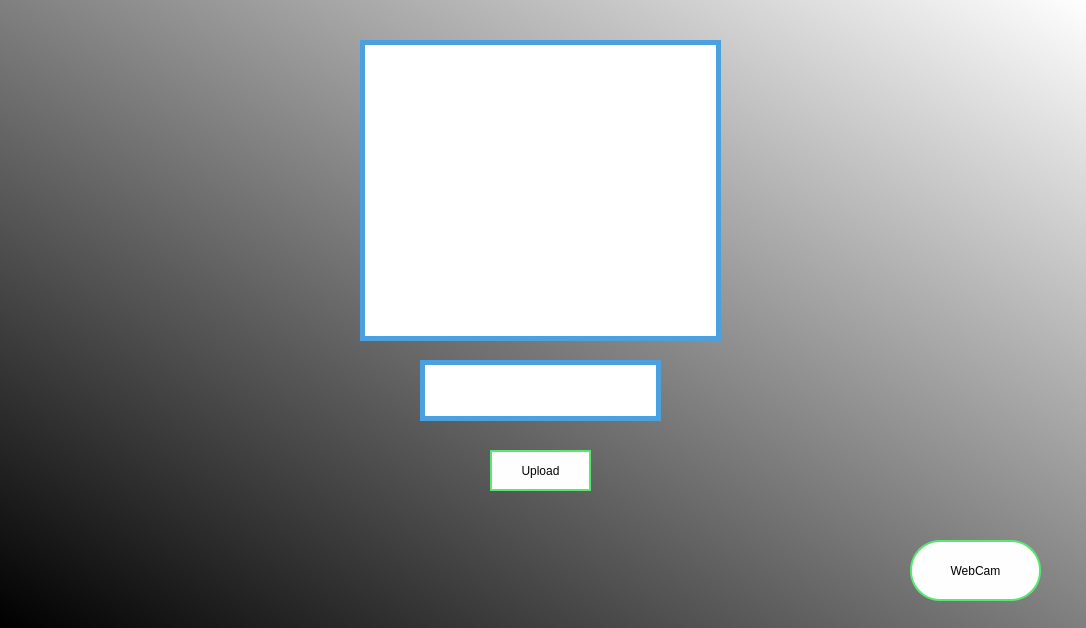
<?xml version="1.0" encoding="UTF-8"?>
<ui version="4.0">
 <class>MainWindow</class>
 <widget class="QMainWindow" name="MainWindow">
  <property name="geometry">
   <rect>
    <x>0</x>
    <y>0</y>
    <width>1086</width>
    <height>628</height>
   </rect>
  </property>
  <property name="windowTitle">
   <string>Gender Classifier</string>
  </property>
  <property name="autoFillBackground">
   <bool>false</bool>
  </property>
  <property name="styleSheet">
   <string notr="true">background-color: qlineargradient(spread:pad, x1:0, y1:1, x2:1, y2:0, stop:0 rgba(0, 0, 0, 255), stop:1 rgba(255, 255, 255, 255));</string>
  </property>
  <widget class="QWidget" name="centralwidget">
   <widget class="QPushButton" name="upload">
    <property name="geometry">
     <rect>
      <x>490</x>
      <y>450</y>
      <width>101</width>
      <height>41</height>
     </rect>
    </property>
    <property name="styleSheet">
     <string notr="true">QPushButton#upload{
color:black;
background-color:#fefefe;
border: 2px solid #58e870; border-radius:30px;
font: 12pt &quot;TImes New Roman&quot;;
}
QPushButton#upload:hover
{
   background-color:red;
	color:white;
}</string>
    </property>
    <property name="text">
     <string>Upload</string>
    </property>
   </widget>
   <widget class="QLabel" name="label">
    <property name="geometry">
     <rect>
      <x>360</x>
      <y>40</y>
      <width>361</width>
      <height>301</height>
     </rect>
    </property>
    <property name="styleSheet">
     <string notr="true">border: 5px solid #4ba1df;
background-color: rgb(255, 255, 255);
color:white;
font-size:20px;</string>
    </property>
    <property name="text">
     <string/>
    </property>
   </widget>
   <widget class="QTextBrowser" name="textBrowser">
    <property name="geometry">
     <rect>
      <x>420</x>
      <y>360</y>
      <width>241</width>
      <height>61</height>
     </rect>
    </property>
    <property name="styleSheet">
     <string notr="true">border: 5px solid #4ba1df;
background-color: rgb(255, 255, 255);
color:black;
font-size:20px;</string>
    </property>
   </widget>
   <widget class="QPushButton" name="webcam">
    <property name="geometry">
     <rect>
      <x>910</x>
      <y>540</y>
      <width>131</width>
      <height>61</height>
     </rect>
    </property>
    <property name="styleSheet">
     <string notr="true">QPushButton#webcam{
color:black;
background-color:#fefefe;
border: 2px solid #58e870; border-radius:30px;
font: 12pt &quot;TImes New Roman&quot;;
}
QPushButton#webcam:hover
{
   background-color:blue;
	color:white;
}</string>
    </property>
    <property name="text">
     <string>WebCam</string>
    </property>
   </widget>
  </widget>
  <action name="actionUpload_Image">
   <property name="text">
    <string>Upload Image</string>
   </property>
  </action>
  <action name="actionExit">
   <property name="text">
    <string>Exit</string>
   </property>
  </action>
 </widget>
 <resources/>
 <connections/>
</ui>
